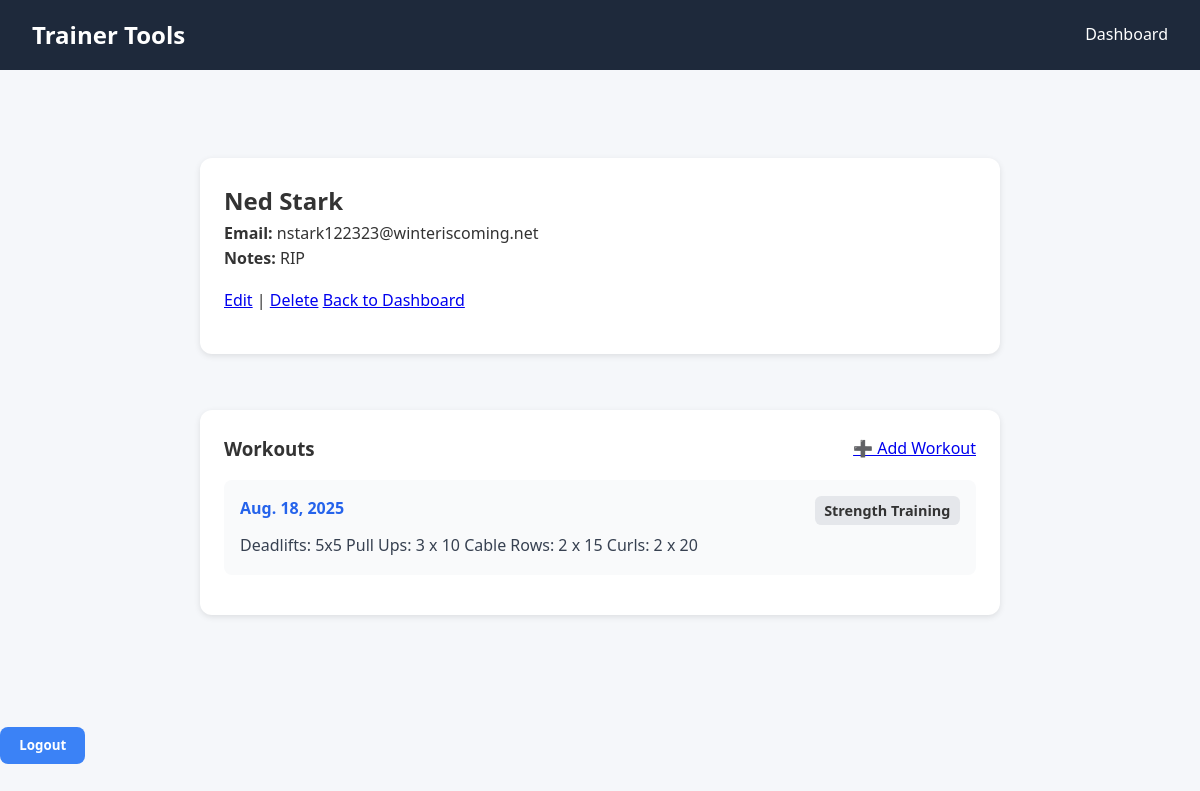
The page /client/4 (signed in) on the database its author committed.
### core/models.py (models this page shows, shortened)
class Client(models.Model):
    trainer = models.ForeignKey(User, on_delete=models.CASCADE, related_name="clients")
    first_name = models.CharField(max_length=100)
    last_name = models.CharField(max_length=100)
    email = models.EmailField(blank=True, null=True)
    phone = models.CharField(max_length=20, blank=True, null=True)
    notes = models.TextField(blank=True, null=True)

class Workout(models.Model):
    WORKOUT_TYPES = [
        ("cardio", "Cardio"),
        ("strength", "Strength Training"),
        ("flexibility", "Flexibility"),
        ("mobility", "Mobility"),
        ("other", "Other"),
    ]
    client = models.ForeignKey(Client, on_delete=models.CASCADE, related_name="workouts")
    date = models.DateField()
    workout_type = models.CharField(max_length=20, choices=WORKOUT_TYPES)
    description = models.TextField()

### core/views.py (the view)
# urls.py: path("client/<int:pk>", views.client_detail, name="client_detail"),
@login_required
def client_detail(request, pk):
    client = get_object_or_404(Client, pk=pk, trainer=request.user)
    return render(request, "core/client_detail.html", {"client": client})

### core/templates/core/client_detail.html (shortened to what this page needs)
{% extends "core/base.html" %}
{% block content %}
    <div class="client-detail">
        <div class="card">
            <h2>{{ client.first_name }} {{ client.last_name }}</h2>
            <p><strong>Email: </strong> {{ client.email }}</p>
            <p><strong>Notes: </strong> {{ client.notes }}</p>
            <div class="actions">
                <a href="{% url 'edit_client' client.pk %}">Edit</a> |
                <a href="{% url 'delete_client' client.pk %}">Delete</a>
                <a href="{% url 'dashboard' %}">Back to Dashboard</a>
            </div>
        </div>
        <div class="card">
            <div class="header-row">
                <h3>Workouts</h3>
                <a href="{% url 'add_workout' client.pk %}">➕ Add Workout</a>
            </div>
            {% if client.workouts.all %}
                <ul class="workout-list">
                    {% for workout in client.workouts.all %}
                        <li class="workout-item">
                            <div class="workout-header">
                            <span class="workout-date">{{ workout.date }}</span>
                            <span class="workout-type">{{ workout.get_workout_type_display }}</span>
                        </div>
                        <p class="workout-desc">{{ workout.description }}</p>
                        </li>
                    {% endfor %}
                </ul>
            {% else %}
                <p class="empty">No Workouts yet.</p>
            {% endif %}
    </div>
{% endblock %}

### core/static/core/styles.css (style rules this page uses)
* { margin: 0; padding: 0; box-sizing: border-box; font-family: "Segoe UI", Roboto, Helvetica, Arial, sans-serif; }
body { background-color: #f5f7fa; color: #333; line-height: 1.6; padding: 0; margin: 0; }
.card { background: white; border-radius: 0.75rem; box-shadow: 0 2px 8px rgba(0,0,0,0.05); padding: 1.5rem; margin-bottom: 1.5rem; }
.actions { margin: 1rem 0; }
.card { background: white; border-radius: 0.75rem; padding: 1.5rem; box-shadow: 0 2px 6px rgba(0,0,0,0.1); }
.client-detail { max-width: 800px; margin: 2rem auto; display: flex; flex-direction: column; gap: 2rem; }
.header-row { display: flex; justify-content: space-between; align-items: center; margin-bottom: 1rem; }
.workout-list { list-style: none; padding: 0; margin: 0; }
.workout-item { background: #f9fafb; border-radius: 0.5rem; padding: 1rem; margin-bottom: 1rem; transition: background 0.2s ease; }
.workout-header { display: flex; justify-content: space-between; font-weight: 600; margin-bottom: 0.5rem; }
.workout-date { color: #2563eb; }
.workout-type { background: #e5e7eb; padding: 0.2rem 0.6rem; border-radius: 0.4rem; font-size: 0.9rem; }
.workout-desc { margin: 0; color: #374151; }

### rows shown on the page
Client: first_name "Ned", last_name "Stark", email "nstark122323@winteriscoming.net", notes "RIP"
Workout: date "Aug. 18, 2025", workout_type "Strength Training", description "Deadlifts: 5x5 Pull Ups: 3 x 10 Cable Rows: 2 x 15 Curls: 2 x 20"
